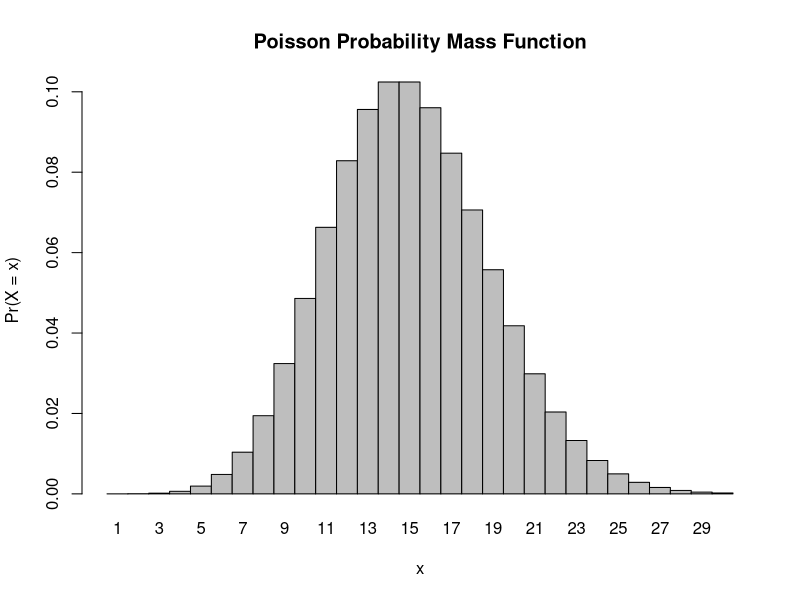
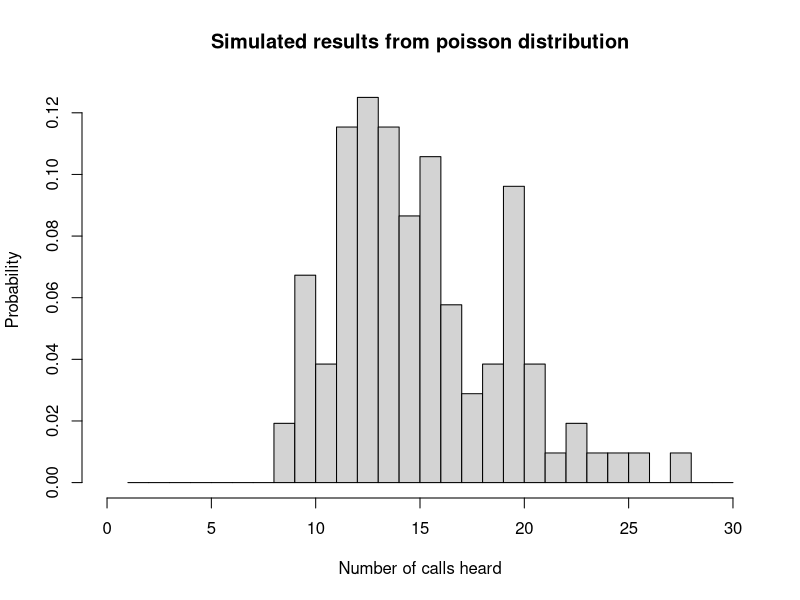

R code for these plots, in order:
## ---- chunk 1
knitr::opts_chunk$set(echo = TRUE)
## ---- chunk 2
ppois(q = 8, lambda = 15, lower.tail = F)
# lower.tail is set to FALSE because we want more than 8 calls (so 9 or higher)
## ---- chunk 3
ppois(q = 0, lambda = 15) 
# hearing up to and including 0 calls so i didn't set lower.tail to F like i did previously
## ---- chunk 4
dpois(x = 0, lambda = 15)
# same result, like reese said! 
## ---- chunk 5
dpois(x = 3, lambda = 15)
# reese mentioned that if i want to make this shorter, i can also use dpois(3, 15)
## ---- chunk 6
# assigning all values in range 0 ≤ x ≤ 30 to variable x
x <- 1:30 

# creating variable where i calculate dpois using previous info
massfunctionplot <- dpois(x = x, lambda = 15)

# making mass function plot, removing space between individual bars, making title and labeling axes
barplot(massfunctionplot, names.arg = x, space = 0, xlab = "x", ylab = "Pr(X = x)", 
        main = "Poisson Probability Mass Function")
## ---- chunk 7
# n = 104 because that's how many results we want to simulate, lambda = 15 as usual
simulate <- rpois(n = 104, lambda = 15)
simulate
## ---- chunk 8
hist(simulate, xlim = range(0:30), breaks = c(1:30), probability = TRUE, 
     main = "Simulated results from poisson distribution", 
     xlab = "Number of calls heard", ylab = "Probability")
